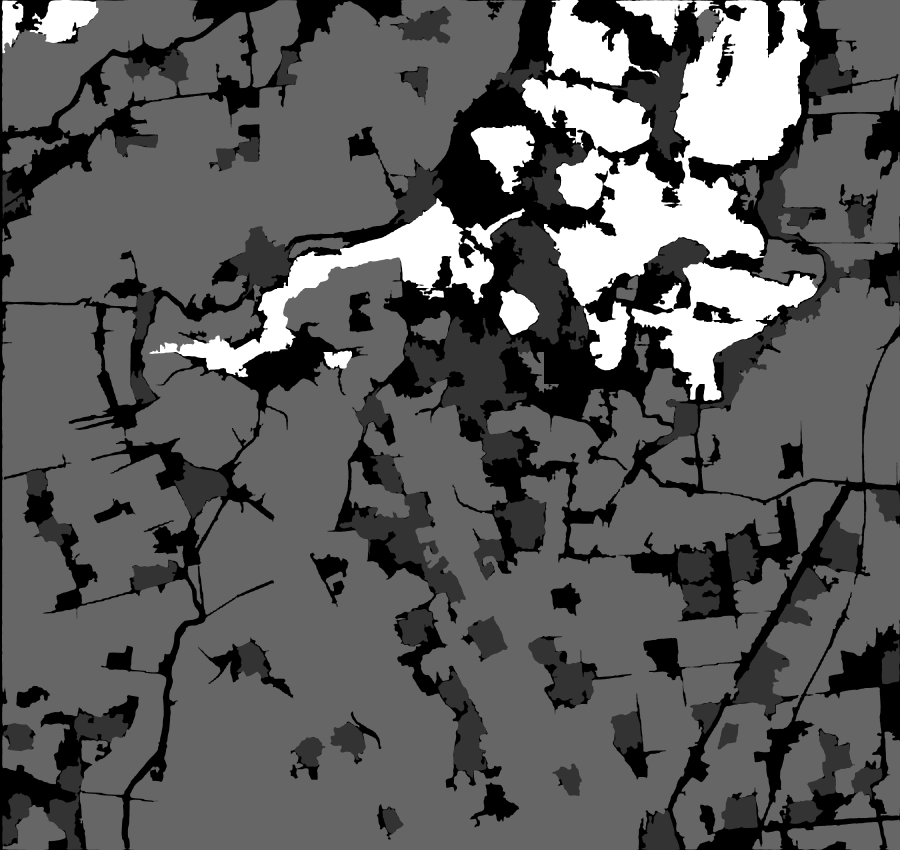
#> input picture tools/post_process/image__predict.png, 7200 x 6800 px (shown at 1/8 size)
$ python post_process.py -image_path image__predict.png   (older library calls are emulated)
#> lines starting #> are read from the running program, lines starting #| are printed output that depends on the picture
#> further down, image is the input picture: shape (6800, 7200); min 0, max 5, mean 1.81

import os
import threading
import cv2 as cv
import numpy as np
from skimage.morphology import remove_small_holes, remove_small_objects
from argparse import ArgumentParser
# from keras.utils import to_categorical
from PIL import Image

Image.MAX_IMAGE_PIXELS = 10000000000000000


def to_categorical(y, num_classes=None, dtype='float32'):
    """Converts a class vector (integers) to binary class matrix.
    E.g. for use with categorical_crossentropy.
    # Arguments
        y: class vector to be converted into a matrix
            (integers from 0 to num_classes).
        num_classes: total number of classes.
        dtype: The data type expected by the input, as a string
            (`float32`, `float64`, `int32`...)
    # Returns
        A binary matrix representation of the input. The classes axis
        is placed last.
    """
#> called with num_classes = 6, dtype = 'uint8'
    y = np.array(y, dtype='int')
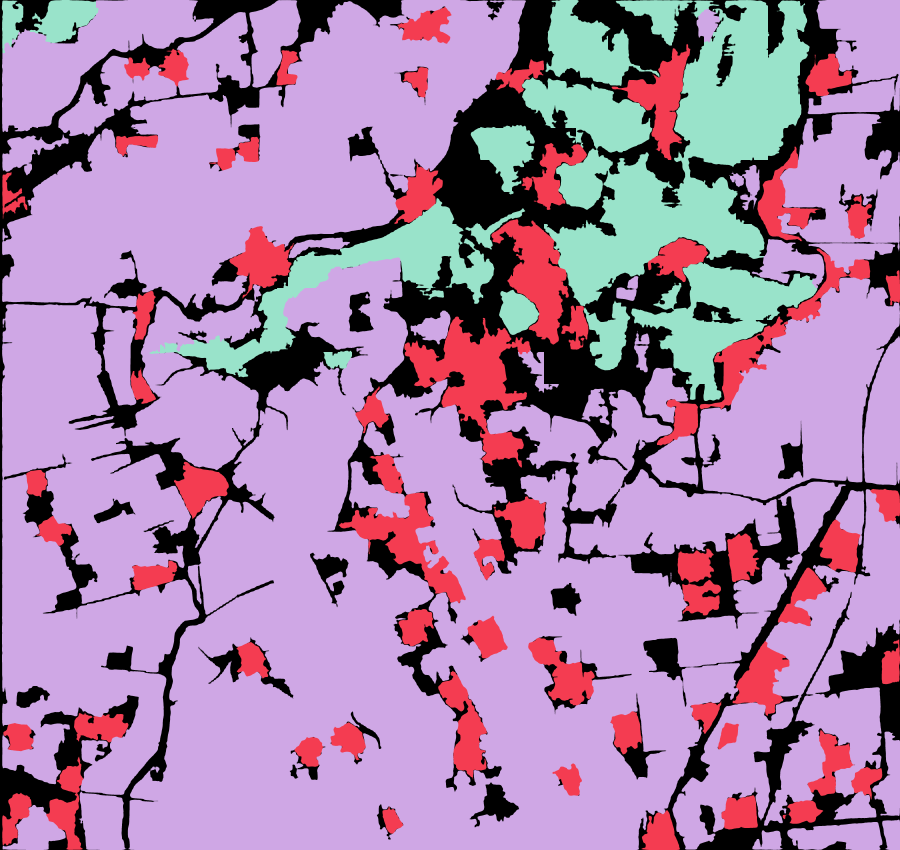
#> y: shape (6800, 7200) int64 (shown at 1/8 size); 4 distinct labels, from 0 to 5; one colour per label, 0 black
    input_shape = y.shape
#> input_shape = (6800, 7200)
    if input_shape and input_shape[-1] == 1 and len(input_shape) > 1:
        input_shape = tuple(input_shape[:-1])
    y = y.ravel()
    if not num_classes:
        num_classes = np.max(y) + 1
    n = y.shape[0]
#> n = 48960000
    categorical = np.zeros((n, num_classes), dtype=dtype)
    categorical[np.arange(n), y] = 1
    output_shape = input_shape + (num_classes,)
#> output_shape = (6800, 7200, 6)
    categorical = np.reshape(categorical, output_shape)
    return categorical


class MyThread(threading.Thread):

    def __init__(self, func, args=()):
        super(MyThread, self).__init__()
        self.func = func
        self.args = args

    def run(self):
        self.result = self.func(*self.args)

    def get_result(self):
        try:
            return self.result  # 如果子线程不使用join方法，此处可能会报没有self.result的错误
        except Exception:
            return None


def label_resize_vis(label, img=None, alpha=0.5):
    '''
    :param label:原始标签
    :param img: 原始图像
    :param alpha: 透明度
    :return: 可视化标签
    '''
    label = cv.resize(label.copy(), None, fx=0.1, fy=0.1)
    r = np.where(label == 1, 255, 0)
    g = np.where(label == 2, 255, 0)
    b = np.where(label == 3, 255, 0)
    yellow = np.where(label == 4, 255, 0)
    anno_vis = np.dstack((b, g, r)).astype(np.uint8)
    # 黄色分量(红255, 绿255, 蓝0)
    anno_vis[:, :, 0] = anno_vis[:, :, 0] + yellow
    anno_vis[:, :, 1] = anno_vis[:, :, 1] + yellow
    anno_vis[:, :, 2] = anno_vis[:, :, 2] + yellow
    if img is None:
        return anno_vis
    else:
        overlapping = cv.addWeighted(img, alpha, anno_vis, 1 - alpha, 0)
        return overlapping


def remove_small_objects_and_holes(class_type, label, min_size, area_threshold, in_place=True):
    print("------------- class_n : {} start ------------".format(class_type))
    if class_type == 4:
        # [4 lines of commented-out code are left out]
        label = remove_small_objects(label == 1, min_size=min_size, connectivity=1, in_place=in_place)
        label = remove_small_holes(label == 1, area_threshold=area_threshold, connectivity=1, in_place=in_place)
    else:
        label = remove_small_objects(label == 1, min_size=min_size, connectivity=1, in_place=in_place)
        label = remove_small_holes(label == 1, area_threshold=area_threshold, connectivity=1, in_place=in_place)
    print("------------- class_n : {} finished ------------".format(class_type))
    return label


if __name__ == "__main__":
    parser = ArgumentParser()
    parser.add_argument("-image_path", type=str, default=r'C:\Users\hekai\Desktop\github-repo\High-Resolution-Remote-Sensing-Semantic-Segmentation-PyTorch\vis_image__predict_2.png')
    parser.add_argument("-threshold", type=int, default=20000)
    arg = parser.parse_args()
    image_path = arg.image_path
    threshold = arg.threshold

    image = np.asarray(Image.open(image_path))

    label = to_categorical(image, num_classes=6, dtype='uint8')

    threading_list = []
    for i in range(6):
        t = MyThread(remove_small_objects_and_holes, args=(i, label[:, :, i], threshold, threshold, True))
        threading_list.append(t)
        t.start()
#> after the loop, threading_list = 6 items

    # 等待所有线程运行完毕
    result = []
    for t in threading_list:
        t.join()
#> (the run stopped early here; a loop or call above may not have finished)
